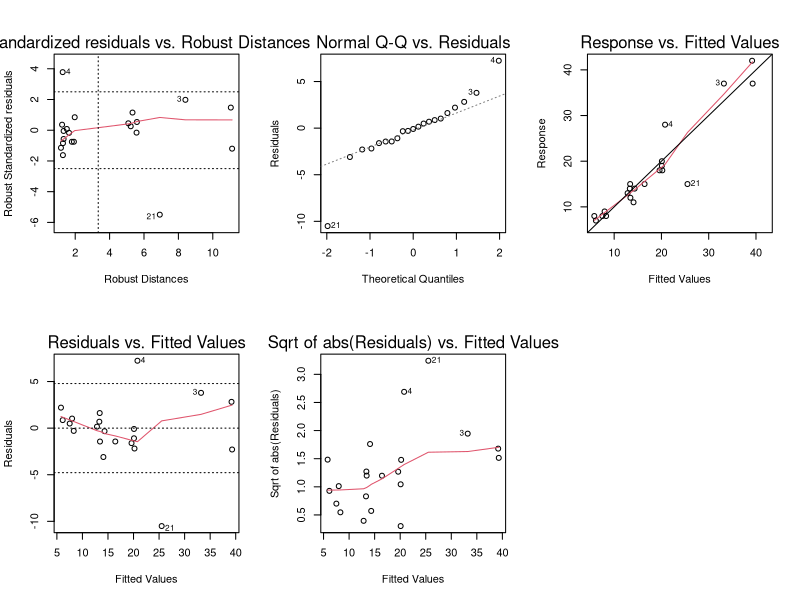
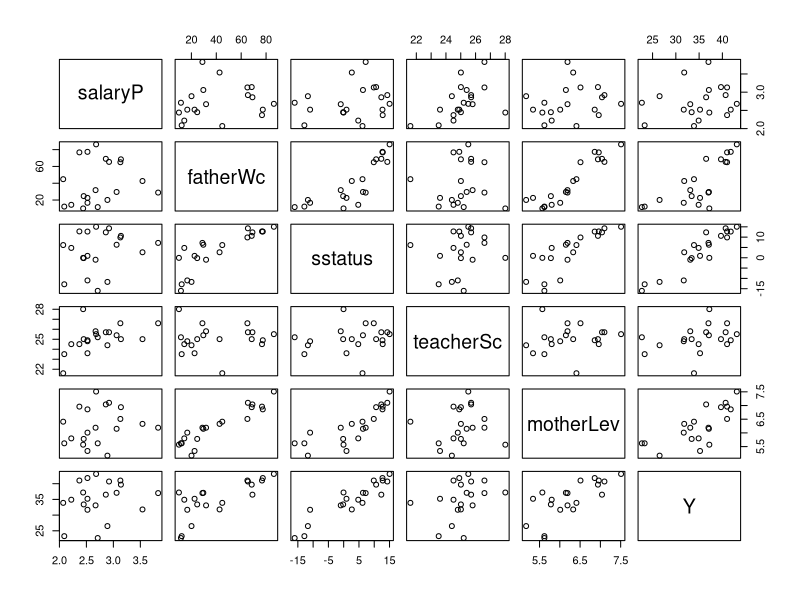
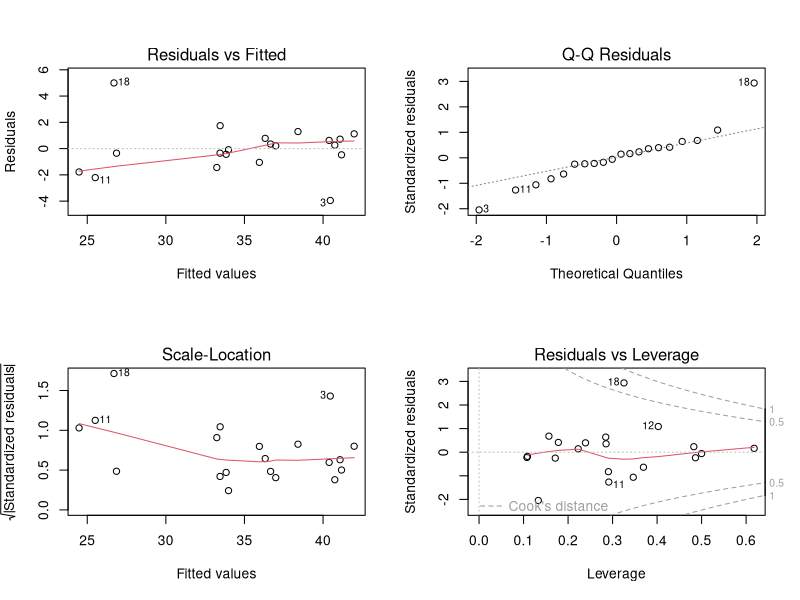
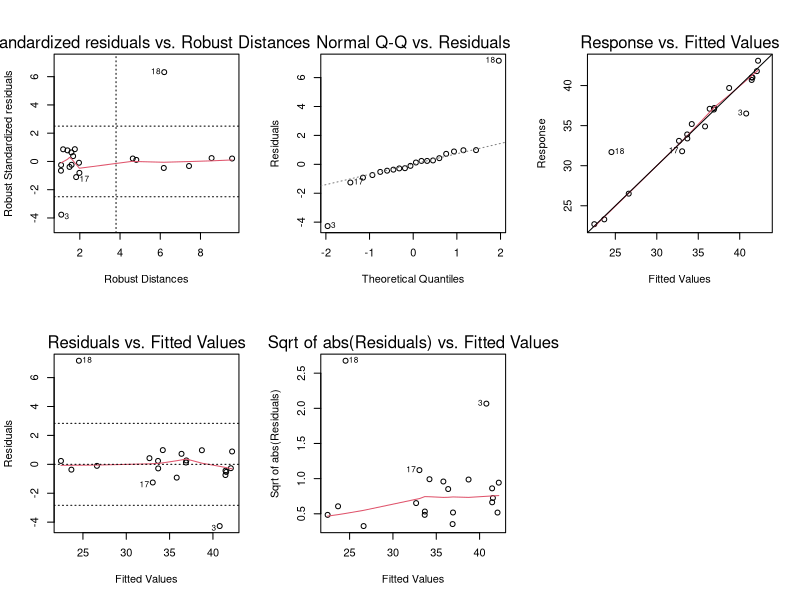
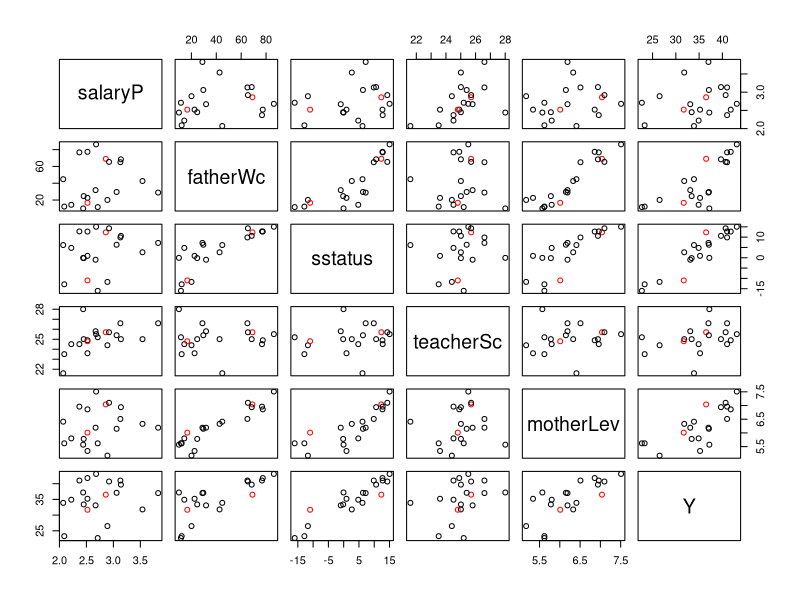

Reproduce these figures in R, in order. (Note: this script raises an error after producing the figures.)
library(quantreg)
library(robustbase)

#1. Reconsider again the R data set stackloss.
#(a) Fit an MM regression to the stackloss data. Does it differ from the fits from the previous practicals?
#(b) Are there outliers? Use the weights to decide how many and which?
#(c) Look at the diagnostic plots of the MM- t. Are you satisfied?

#2. Make yourself familiar with the coleman data in the robustbase package.
#(a) Plot the scatter plot matrix of the data. Are there any suspicious observations?
#(b) Fit a LS model to the data where all variables enter the model linearly. Perform a diagnostic check of the model. Are you satisfied?
#(c) Fit the same model as a MM regression to the data using the default bisquare but with 85% efficiency 
#(the tuning constant should be then 3.44, or more precisely 3.443689). 
#Check lmrob.control for help. Check the fit.
#(d) Do you think now that there are outliers in the data? 
#If yes, identify them. Plot the scatter matrix again and mark them
#- if there are outliers - using color. 
#If there are outliers - do they stick anywhere esp ecially out?



#-------------------------1
my_data <- stackloss

#Fit an MM regression to the stackloss data. Does it differ from
#the fts from the previous practicals?

r_model <- lmrob(stack.loss~Air.Flow+Water.Temp+Acid.Conc., data = my_data, method = "MM")

#Are there outliers? Use the weights to decide how many and which?

summary(r_model)#tunin.psi is 95% efficiency here.
#The higher the efficiency is chosen the more suffers the robustness and bias might be introduced.

#Adjusted R-squared:  0.9521

#observation 21 is an outlier

#Look at the diagnostic plots of the MM-fit. Are you satisfied?

par(mfrow = c(2,3))
plot(r_model)
#4 and 21 seem to be influential here. Maybe observation 3

#----------------2

#Plot the scatter plot matrix of the data. Are there any suspicious observations?

my_data1 <- coleman
pairs(my_data1)

#Fit a LS model to the data where all variables enter the model
#linearly. Perform a diagnostic check of the model. Are you satisfied?

fit1 <- lm(Y ~., data = my_data1)
summary(fit1)
par(mfrow = c(2,2))
plot(fit1)#18 is influential, maybe 3
influence.measures(fit1)

#Fit the same model as a MM regression to the data using the
#default bisquare but with 85% effciency 
#(the tuning constant should be then 3.44, or more precisely 3.443689). 
#Check lmrob.control for help. Check the fit.
#The higher the efficiency is chosen the more suffers the robustness
#and bias might be introduced. 85% efficiency are usually considered reasonable.

r_model1 <- lmrob(Y ~., data = my_data1, method = "MM", tuning.psi = 3.44)
summary(r_model1)
par(mfrow = c(2,3))
plot(r_model1)#18 and 3 are influential

#Do you think now that there are outliers in the data? If yes,
#identify them. Plot the scatter matrix again and mark them - if
#there are outliers - using color. If there are outliers - do they stick
#anywhere especially out?

summary(r_model1)#2 observations c(3,18) are outliers. These are the row numbers in your data set!
pairs(my_data1, col=ifelse(rownames(my_data1)==3, "red", ifelse(rownames(my_data1)==18, "red", "black")))
#They don't look like outliers, which is exactly the point!

#At work compare method = "MM" to setting = "KS2014" for model comparison.
test <- lmrob(Y ~., data = my_data1, setting = "KS2014")
summary(test)

#influence measure = outlier? Not always. 

#What diagnostics to believe? Summary outlier detection.



#----------------TEACHER


#Question 1

data("stackloss")

# a)
#Using the same model than last time!
library(robustbase)
res1d <- lmrob(stack.loss ~ Air.Flow + Water.Temp + Acid.Conc. + Air.Flow:Water.Temp +
                   Acid.Conc.:Air.Flow + I(Air.Flow^2) + I(Acid.Conc.^2), method = "MM",
               data = stackloss, setting = "KS2014")

res1a$coefficients #Previous exercise
res1b$coefficients #Previous exercise
res1c$coefficients #Previous exercise
res1d$coefficients

# b)
round(weights(res1d, type = "r"), 3) #Any < 0.2?

# c)
par(mfrow = c(3,2))
plot(res1d) #Hit <Return> to see next plot
#Obs 4 might have some issues
# Low weight (< 0.3)
# -> Quite high residual, sqrt(|residual|), not too good in QQplot,
# -> high robust std. residual



#Question 2
data(coleman)
# a)
# Checking the data
summary(coleman)
head(coleman) #See top of the dataset
plot(coleman)
#Some observations a bit further from others


# b)
#Least squares fit
# . includes all variables in to the model as main effects (except response; Y here)
lmfit1 <- lm(Y ~ ., data = coleman) 

plot(lmfit1) #Hit <Return> to see next plot
#Obs 18 seems to be influential
#Obs 3 likely as well
#Maybe 11 too; 12?

#Method MM is the default; no need to add it there
lmrobfit1 <- lmrob(Y ~ ., data = coleman, tuning.psi = 3.443689)
plot(lmrobfit1) #Hit <Return> to see next plot
summary(lmrobfit1) #tuning.psi looks as it should be according to our settings
#2 observations c(3,18) are outliers with |weight| = 0 ( < 0.005)
w1 <- round(weights(lmrobfit1, type = 'r'), 3)
w1

# d)
#Observations 3 and 18 seem to be outliers: weight zero!
#Others: at least 0.8

#Plot with different colours for observations with low weight
plot(coleman, col = ifelse(w1 >= 0.2, 1, 2), pch = 15)

#They do not seem stand out that clearly from the plot
